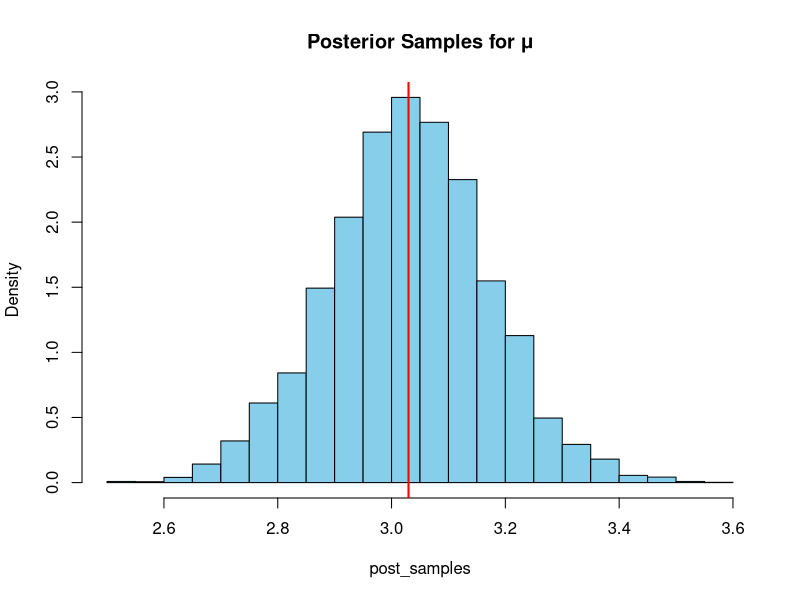

This figure's R source:
## ---- chunk 1
set.seed(123)
# Data
y <- rnorm(50, mean = 3, sd = 1)
n <- length(y)
post_log <- function(mu) {
  sum(dnorm(y, mu, 1, log=TRUE)) + dnorm(mu, 0, 10, log=TRUE)
}

# Metropolis sampler
T <- 10000
mu <- numeric(T)
mu[1] <- 0
proposal_sd <- 0.5

for(t in 2:T) {
  mu_star <- rnorm(1, mu[t-1], proposal_sd)
  log_alpha <- post_log(mu_star) - post_log(mu[t-1])
  if(log(runif(1)) < log_alpha) mu[t] <- mu_star else mu[t] <- mu[t-1]
}

burnin <- 1000
post_samples <- mu[(burnin+1):T]

hist(post_samples, prob=TRUE, col="skyblue", main="Posterior Samples for μ")
abline(v = mean(post_samples), col="red", lwd=2)
